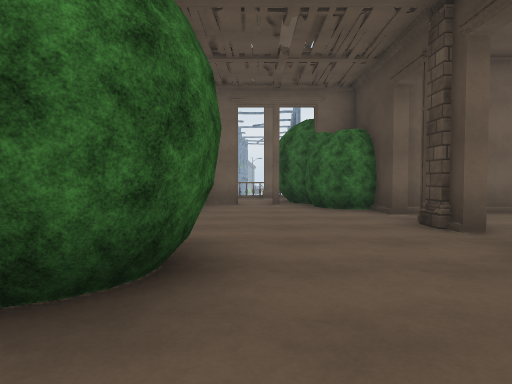
[1] (above)

12 first-person views from a walk through a 3-D level made in the Unity game engine. The camera is 1.2 m above the floor, tilts 2° down and sees 75° across. The floor is counted in squares, 2 m on a side. Each view is taken from the middle of a square. On the plan, view 1 faces up. The plan holds only what a view shows up to about 10 squares ahead; the rest is blank. The place goes on beyond the plan. Some trees and plants on the terrain are drawn as simple stand-ins. The player is left out. Surface patterns are stand-ins for the level's own textures.

[2]
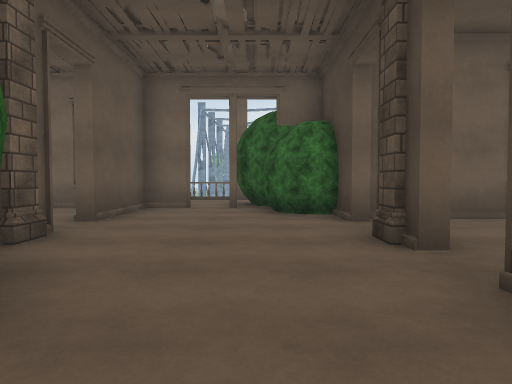

[3]
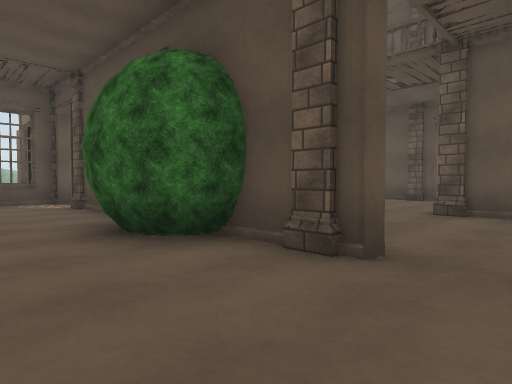

[4]
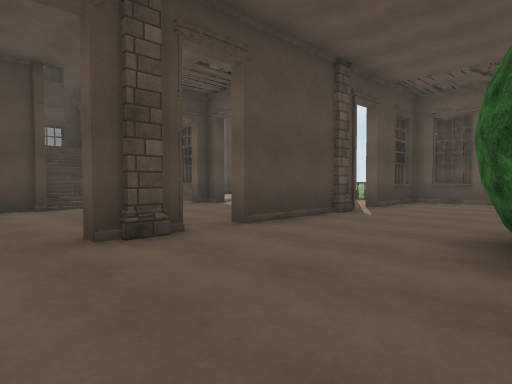

[5]
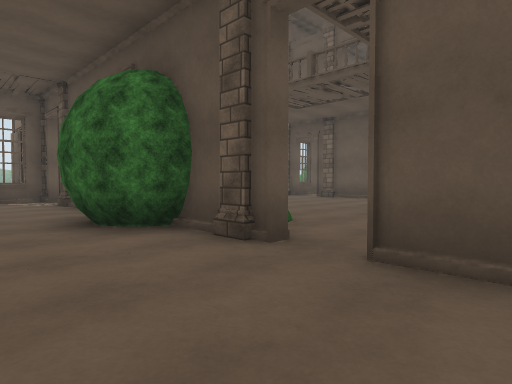

[6]
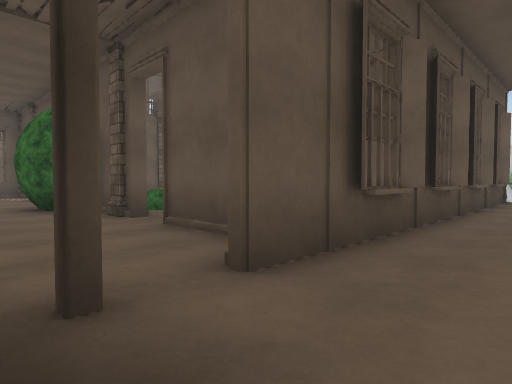

[7]
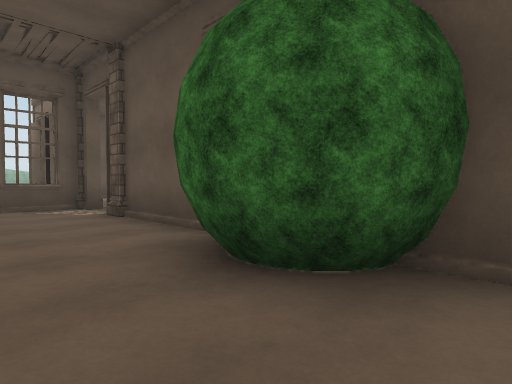

[8]
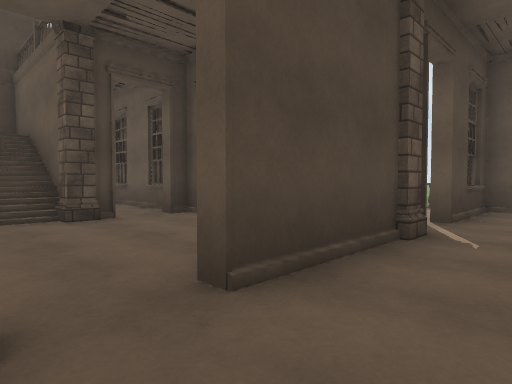

[9]
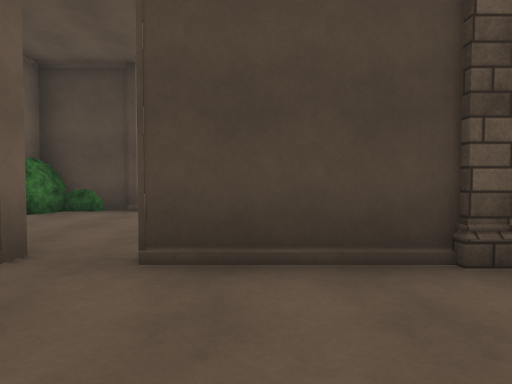

[10]
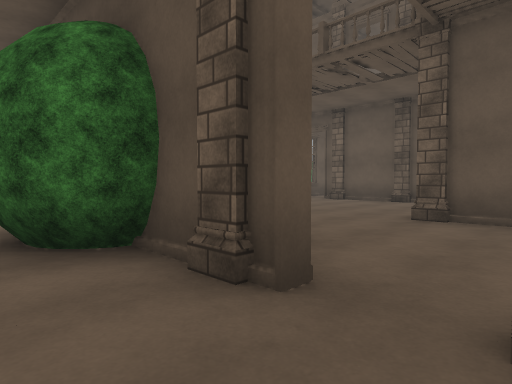

[11]
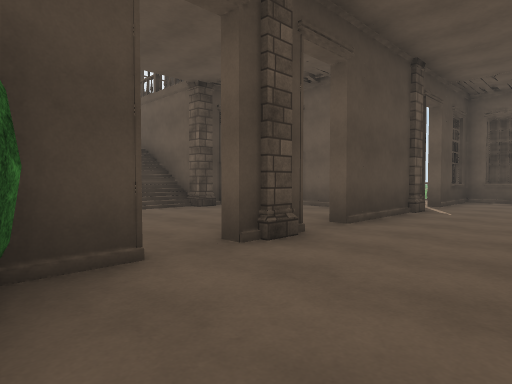

[12]
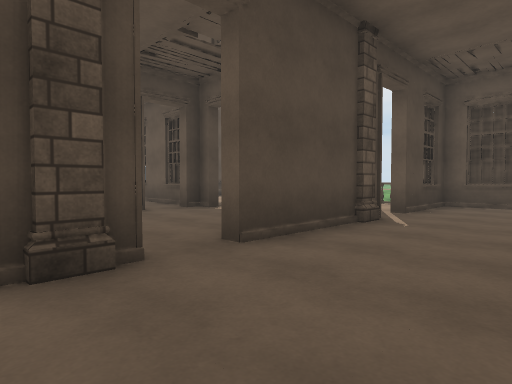

### Floor plan
Points are (right, up) in squares from view 1. A wall is a line through its corners. A room is listed if a view was taken in it or the views show most of it. See-through windows are left out.
Room 1 (views 1, 2, 3, 4, 7, 8, 9, 10, 12)
walls: (-1.4, 0.5) (-1.4, -2.2); (-1.8, 4.8) (-1.4, 4.8) (-1.4, 3.2); (-5.4, 7.2) (-5.4, 4.5); (2.4, -0.2) (2.4, 2.8); (-2.9, 8.2) (-3.5, 8.2); (-9.4, 2.9) (-9.4, 1.2); (2.4, 5.8) (2.4, 6.9); (-3.7, 8.6) (-4.1, 8.4); (2.4, -2.5) (2.4, -1.1)
ways out: opening at (0, 7) to room 2; gap at (-2, 5.5)
objects: other object (-10, 2) to (-9, 2); other object (-5, 4); other object (-3, 1) to (-2, 2); other object (-3, 3) to (-3, 4); other object (-2, 4); other object (-1, -2); other object (2, 0)
Room 2 (views 5, 6, 11)
walls: (-7.3, 8.6) (-6.9, 8.4); (-9.3, 8.6) (-8.8, 8.4); (-7.6, 8.4) (-0.4, 8.4); (-5.3, 8.6) (-4.8, 8.4); (-3.3, 8.6) (-2.9, 8.4); (-0.4, 8.2) (-1.4, 8.2) (-1.4, 5.8)
low walls: (-9.5, 8.4) (-7.8, 8.4)
ways out: opening at (0, 7) to room 1
objects: other object (-8, 10); other object (2, 9)
Room 3 (no view inside)
walls: (2.4, 2.8) (2.8, 2.8); (5, 6.2) (2.8, 6.2); (6.6, 4.2) (6.6, 6)
ways out: opening at (4.5, 3)
objects: other object (2, 4) to (3, 4)

Where each view was taken, in squares from view 1:
view 1: 0 up, 0 right, facing up
view 2: 1 up, 1 right, facing up
view 3: 6 up, 1 right, facing down-left
view 4: 6 up, 1 left, facing down-right
view 5: 7 up, 1 right, facing down-left
view 6: 10 up, 1 right, facing down-left
view 7: 4 up, 1 right, facing down-left
view 8: 4 up, 1 right, facing down-right
view 9: 2 up, 0 right, facing right
view 10: 6 up, 0 right, facing down-left
view 11: 7 up, 0 right, facing down-right
view 12: 5 up, 0 right, facing down-right
